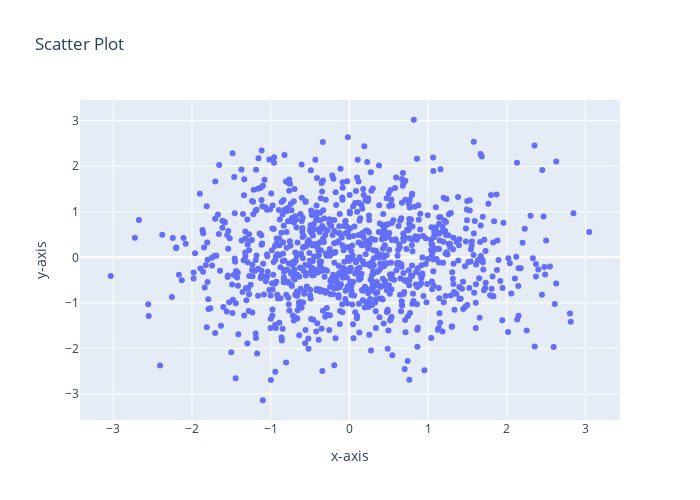

Source (notebook cell):
### Code cell
'''
@Author: Kanchan
@Date: 2022-01-07
@Last Modified by: Kanchan
@Last Modified time: 2022-01-07
@Title :Write a program to draw a scatter plot for random 1000 x and y coordinates
'''

import pandas as pd
import plotly.express as px
from pylab import randn

x=randn(1000)
y=randn(1000)

df=pd.DataFrame({'x-axis':x,'y-axis':y})

fig=px.scatter(df,x='x-axis',y='y-axis',width=700,height=500,title='Scatter Plot')
fig.show()

### Figure 1 — Plotly figure (JSON) as saved in the notebook; plotly's stock layout.template omitted (floating-point values rounded to 4 significant figures; data arrays with more than 128 entries replaced by an {"elided": "..."} marker saying what was removed)
{"data": [{"hovertemplate": "x-axis=%{x}<br>y-axis=%{y}<extra></extra>", "legendgroup": "", "marker": {"color": "#636efa", "symbol": "circle"}, "mode": "markers", "name": "", "orientation": "v", "showlegend": false, "type": "scatter", "x": {"elided": "1000 float values"}, "xaxis": "x", "y": {"elided": "1000 float values"}, "yaxis": "y"}], "layout": {"height": 500, "legend": {"tracegroupgap": 0}, "title": {"text": "Scatter Plot"}, "width": 700, "xaxis": {"anchor": "y", "domain": [0, 1], "title": {"text": "x-axis"}}, "yaxis": {"anchor": "x", "domain": [0, 1], "title": {"text": "y-axis"}}}}
